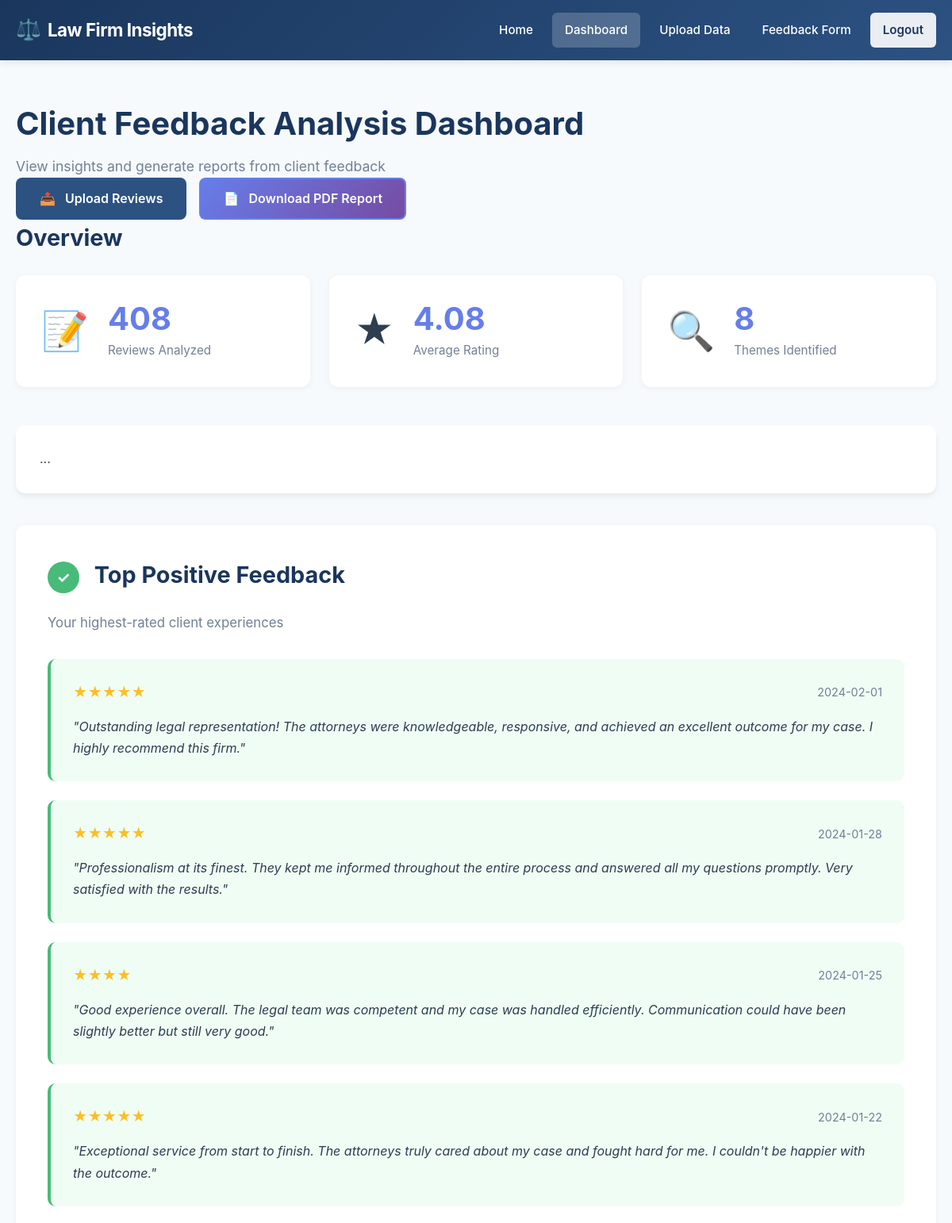
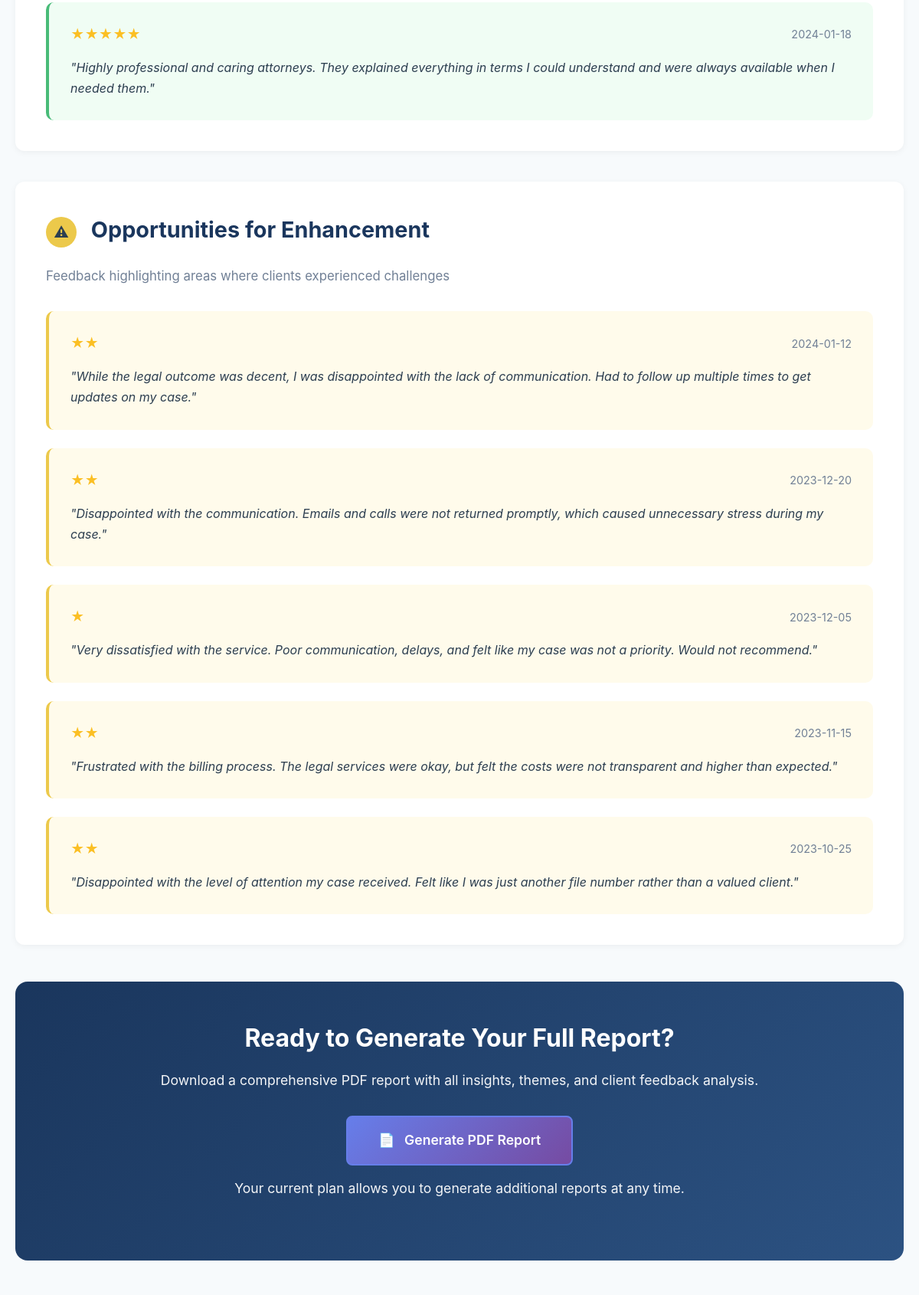
The app's page /dashboard (signed in, upper part) with its own data (2 pictures, top to bottom).
### tables this page shows
CREATE TABLE reviews (
            id INTEGER PRIMARY KEY AUTOINCREMENT,
            date TEXT NOT NULL,
            rating INTEGER NOT NULL,
            review_text TEXT NOT NULL,
            created_at TIMESTAMP DEFAULT CURRENT_TIMESTAMP
        );

### app.py (the view)
@app.route('/dashboard')
@login_required
def dashboard():
    analysis = analyze_reviews()
    account_status = current_user.get_account_status()
    reports_remaining = (
        account_status.get('remaining')
        if account_status.get('type') == 'trial'
        else None
    )
    upgrade_needed = account_status.get('type') == 'trial' and account_status.get('remaining') == 0
    limited = account_status.get('type') == 'trial'
    themes_dict = analysis['themes']
    total_mentions = sum(themes_dict.values()) or 1
    dashboard_themes = [
        {
            'name': name,
            'mentions': int(mentions),
            'percentage': (int(mentions) / total_mentions) * 100.0,
        }
        for name, mentions in themes_dict.items()
    ]
    return render_template(
        'report_results.html',
        total_reviews=analysis['total_reviews'],
        avg_rating=analysis['avg_rating'],
        themes=dashboard_themes,
        top_praise=analysis['top_praise'],
        top_complaints=analysis['top_complaints'],
        account_status=account_status,
        reports_remaining=reports_remaining,
        upgrade_needed=upgrade_needed,
        limited=limited,
    )

### app.py (called while the page is built, shortened)
    def has_active_subscription(self):
        return self.subscription_status == 'active'

    def get_account_status(self):
        if self.has_active_subscription():
            return {
                'type': self.subscription_type,
                'display': f'Unlimited ({self.subscription_type.title()} Subscription)',
                'remaining': None,
            }

### templates/report_results.html (shortened to what this page needs)
{% extends "base.html" %}
{% block content %}
<section class="dashboard-page">
    <div class="container">
        <div class="dashboard-header">
            <div class="header-content">
                <h1>Client Feedback Analysis Dashboard</h1>
                <p class="header-subtitle">View insights and generate reports from client feedback</p>
            </div>
            <div class="dashboard-actions">
                <a href="{{ url_for('upload') }}" class="btn btn-secondary">
                    <span class="btn-icon">📤</span> Upload Reviews
                </a>
                {% if total_reviews > 0 %}
                    <a href="{{ url_for('download_pdf') }}" class="btn btn-primary">
                        <span class="btn-icon">📄</span> Download PDF Report
                    </a>
                {% endif %}
            </div>
        </div>
        {% if upgrade_needed %}
            <div class="upgrade-required-section">
                <div class="upgrade-card">
                    <div class="upgrade-icon">🔒</div>
                    <h2>Trial Limit Reached</h2>
                    <p class="upgrade-message">
                        Your free trial report allowance has been fully used. Upgrade to a paid plan to unlock unlimited
                        reports and implementation strategies.
                    </p>
                    <div class="upgrade-benefits">
                        <div class="benefit-item">✓ Unlimited reports per month</div>
                        <div class="benefit-item">✓ Analyze unlimited reviews</div>
                        <div class="benefit-item">✓ 90-day implementation plans</div>
                        <div class="benefit-item">✓ Priority support</div>
                    </div>
                    <div class="upgrade-cta">
                        <a href="{{ url_for('pricing') }}" class="btn btn-primary btn-large">View Pricing & Upgrade</a>
                        <p class="upgrade-note">Flexible monthly and annual plans available.</p>
                    </div>
                </div>
            </div>
        {% else %}
            <div class="stats-section">
                <h2 class="section-heading">Overview</h2>
                <div class="stats-grid">
                    <div class="stat-card">
                        <div class="stat-icon">📝</div>
                        <div class="stat-content">
                            <div class="stat-value">{{ total_reviews }}</div>
                            <div class="stat-label">Reviews Analyzed</div>
                        </div>
                    </div>
                    <div class="stat-card">
                        <div class="stat-icon">★</div>
                        <div class="stat-content">
                            <div class="stat-value">{{ "%.2f"|format(avg_rating) }}</div>
                            <div class="stat-label">Average Rating</div>
                        </div>
                    </div>
                    <div class="stat-card">
                        <div class="stat-icon">🔍</div>
                        <div class="stat-content">
                            <div class="stat-value">{{ themes|length }}</div>
                            <div class="stat-label">Themes Identified</div>
                        </div>
                    </div>
                </div>
            </div>
            {% if themes %}
            <div class="themes-section" style="margin: 40px 0; padding: 30px; background: white; border-radius: 12px; box-shadow: 0 4px 6px rgba(0,0,0,0.07);">
                ...
            </div>
            {% else %}
            <div class="themes-section" style="margin: 40px 0; padding: 30px; background: white; border-radius: 12px; box-shadow: 0 4px 6px rgba(0,0,0,0.07);">
                ...
            </div>
            {% endif %}
            {% if top_praise %}
            <div class="feedback-section positive-section">
                <h2 class="section-heading">
                    <span class="heading-icon success">✓</span>
                    Top Positive Feedback
                </h2>
                <p class="section-description">
                    Your highest-rated client experiences
                </p>
                <div class="reviews-list">
                    {% for review in top_praise[:5] %}
                    <div class="review-card positive">
                        <div class="review-header">
                            <span class="review-rating">
                                {% for i in range(review.rating) %}★{% endfor %}
                            </span>
                            <span class="review-date">{{ review.date }}</span>
                        </div>
                        <div class="review-text">
                            "{{ review.review_text[:300] }}{% if review.review_text|length > 300 %}...{% endif %}"
                        </div>
                    </div>
                    {% endfor %}
                </div>
            </div>
            {% endif %}
            {% if top_complaints %}
            <div class="feedback-section critical-section">
                <h2 class="section-heading">
                    <span class="heading-icon warning">⚠</span>
                    Opportunities for Enhancement
                </h2>
                <p class="section-description">
                    Feedback highlighting areas where clients experienced challenges
                </p>
                <div class="reviews-list">
                    {% for review in top_complaints[:5] %}
                    <div class="review-card negative">
                        <div class="review-header">
                            <span class="review-rating">
                                {% for i in range(review.rating) %}★{% endfor %}
                            </span>
                            <span class="review-date">{{ review.date }}</span>
                        </div>
                        <div class="review-text">
                            "{{ review.review_text[:300] }}{% if review.review_text|length > 300 %}...{% endif %}"
                        </div>
                    </div>
                    {% endfor %}
                </div>
            </div>
            {% endif %}
            <div class="action-cta-section">
                <div class="action-cta-card">
                    <h3>Ready to Generate Your Full Report?</h3>
                    <p>Download a comprehensive PDF report with all insights, themes, and client feedback analysis.</p>
                    <a href="{{ url_for('download_pdf') }}" class="btn btn-primary btn-large">
                        <span class="btn-icon">📄</span> Generate PDF Report
                    </a>
                    {% if reports_remaining is defined and reports_remaining is not none %}
                        <p class="cta-note">
                            After this report, {{ reports_remaining - 1 }} trial report{{ (reports_remaining - 1) != 1 and 's' or '' }} will remain.
                        </p>
                    {% else %}
                        <p class="cta-note">
                            Your current plan allows you to generate additional reports at any time.
                        </p>
                    {% endif %}
                </div>
            </div>
        {% endif %}
    </div>
</section>
{% endblock %}

### templates/base.html (shortened to what this page needs)
<!DOCTYPE html>
<html lang="en">
<head>
    <link rel="stylesheet" href="{{ url_for('static', filename='css/main.css') }}">
    <link rel="stylesheet" href="{{ url_for('static', filename='css/dashboard.css') }}">
</head>
<body>
    <nav class="navbar">
        <div class="container">
            <div class="nav-brand">
                <a href="{{ url_for('marketing_home') }}">
                    <span class="logo-icon">⚖️</span>
                    <span class="logo-text">Law Firm Insights</span>
                </a>
            </div>
            <div class="nav-menu">
                {% if current_user.is_authenticated %}
                    <a href="{{ url_for('marketing_home') }}">Home</a>
                    <a href="{{ url_for('dashboard') }}" class="nav-highlight">Dashboard</a>
                    <a href="{{ url_for('upload') }}">Upload Data</a>
                    <a href="{{ url_for('feedback_form') }}">Feedback Form</a>
                    <a href="{{ url_for('logout') }}" class="nav-button">Logout</a>
                {% endif %}
            </div>
        </div>
    </nav>
    <main>
        {% block content %}{% endblock %}
    </main>
</body>
</html>

### static/css/main.css (style rules this page uses)
* { margin: 0; padding: 0; box-sizing: border-box; }
:root { --navy: #1a365d; --blue-secondary: #2c5282; --purple-accent: #667eea; --light-bg: #f7fafc; --success: #48bb78; --warning: #ecc94b; --danger: #f56565; --text-dark: #2c3e50; --text-light: #718096; --border: #e2e8f0; }
body { font-family: -apple-system, BlinkMacSystemFont, 'Segoe UI', Roboto, 'Helvetica Neue', Arial, sans-serif; line-height: 1.6; color: var(--text-dark); background-color: #ffffff; }
.container { max-width: 1200px; margin: 0 auto; padding: 0 20px; }
.navbar { background: linear-gradient(135deg, var(--navy) 0%, var(--blue-secondary) 100%); color: white; padding: 1rem 0; box-shadow: 0 2px 10px rgba(0,0,0,0.1); position: sticky; top: 0; z-index: 1000; }
.navbar .container { display: flex; justify-content: space-between; align-items: center; }
.nav-brand a { color: white; text-decoration: none; font-size: 1.4rem; font-weight: 700; display: flex; align-items: center; gap: 0.5rem; }
.logo-icon { font-size: 1.6rem; }
.logo-text { letter-spacing: -0.5px; }
.nav-menu { display: flex; gap: 0.5rem; align-items: center; }
.nav-menu a { color: white; text-decoration: none; padding: 0.6rem 1rem; border-radius: 6px; transition: all 0.3s; font-weight: 500; font-size: 0.95rem; }
.nav-menu a.nav-highlight { background: rgba(255, 255, 255, 0.2); }
.nav-menu a.nav-button { background: rgba(255, 255, 255, 0.9); color: var(--navy); font-weight: 600; }
.btn { display: inline-block; padding: 0.75rem 1.75rem; text-decoration: none; border-radius: 8px; font-weight: 600; transition: all 0.3s; border: 2px solid transparent; cursor: pointer; font-size: 1rem; text-align: center; }
.btn-primary { background: linear-gradient(135deg, var(--purple-accent) 0%, #764ba2 100%); color: white; border-color: var(--purple-accent); }
.btn-secondary { background: var(--blue-secondary); color: white; }
.btn-large { padding: 1rem 2.5rem; font-size: 1.1rem; }
.stat-label { color: var(--text-light); margin-top: 0.25rem; }

### records on screen
reviews: date "2024-02-01", review_text "Outstanding legal representation! The attorneys were knowledgeable, responsive, and achieved an excellent outcome for my case. I highly recommend this firm."
reviews: date "2024-01-28", review_text "Professionalism at its finest. They kept me informed throughout the entire process and answered all my questions promptly. Very satisfied with the results."
reviews: date "2024-01-25", review_text "Good experience overall. The legal team was competent and my case was handled efficiently. Communication could have been slightly better but still very good."
reviews: date "2024-01-22", review_text "Exceptional service from start to finish. The attorneys truly cared about my case and fought hard for me. I couldn't be happier with the outcome."
reviews: date "2024-01-18", review_text "Highly professional and caring attorneys. They explained everything in terms I could understand and were always available when I needed them."
reviews: date "2024-01-12", review_text "While the legal outcome was decent, I was disappointed with the lack of communication. Had to follow up multiple times to get updates on my case."
reviews: date "2023-12-20", review_text "Disappointed with the communication. Emails and calls were not returned promptly, which caused unnecessary stress during my case."
reviews: rating 1 (drawn), date "2023-12-05", review_text "Very dissatisfied with the service. Poor communication, delays, and felt like my case was not a priority. Would not recommend."
reviews: date "2023-11-15", review_text "Frustrated with the billing process. The legal services were okay, but felt the costs were not transparent and higher than expected."
reviews: date "2023-10-25", review_text "Disappointed with the level of attention my case received. Felt like I was just another file number rather than a valued client."

### other values on screen
{{ total_reviews }} "408"
{{ "%.2f"|format(avg_rating) }} "4.08"
{{ themes|length }} "8"
